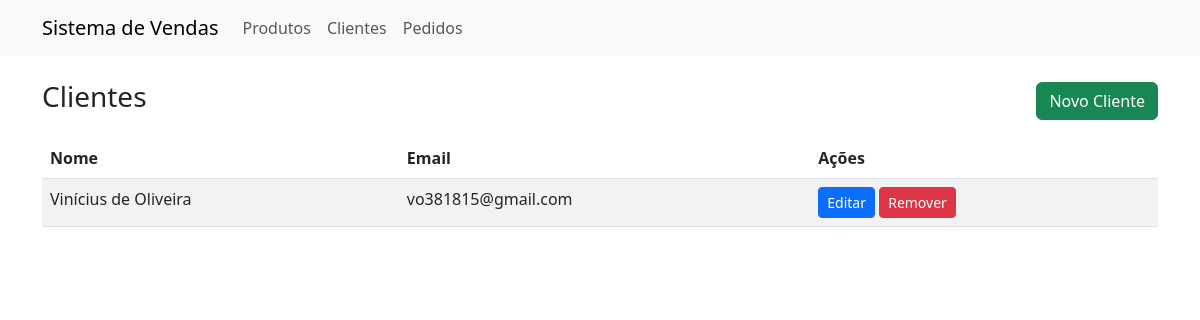
The app's page /clients, older data.
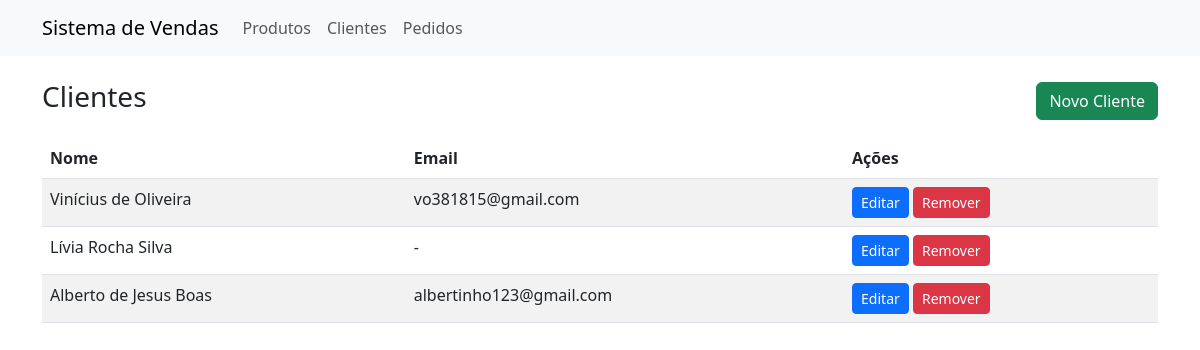
The same page, newer data.
### app.py (models this page shows)
class Client(db.Model):
    id = db.Column(db.Integer, primary_key=True)
    name = db.Column(db.String(120), nullable=False)
    email = db.Column(db.String(120), nullable=True)

### app.py (the view)
@app.route('/clients')
def clients():
    return render_template('clients.html', clients=Client.query.all())

### templates/clients.html
{% extends 'base.html' %}
{% block content %}
<div class="d-flex justify-content-between align-items-center mb-3">
  <h3>Clientes</h3>
  <a class="btn btn-success" href="{{ url_for('client_new') }}">Novo Cliente</a>
</div>
<table class="table table-striped">
  <thead><tr><th>Nome</th><th>Email</th><th>Ações</th></tr></thead>
  <tbody>
    {% for c in clients %}
    <tr>
      <td>{{ c.name }}</td>
      <td>{{ c.email or '-' }}</td>
      <td>
        <a class="btn btn-sm btn-primary" href="{{ url_for('client_edit', client_id=c.id) }}">Editar</a>
        <form method="post" action="{{ url_for('client_delete', client_id=c.id) }}" style="display:inline-block" onsubmit="return confirm('Remover cliente?')">
          <button class="btn btn-sm btn-danger">Remover</button>
        </form>
      </td>
    </tr>
    {% endfor %}
  </tbody>
</table>
{% endblock %}

Row changes from the older to the newer data that the page shows:
added Client: name "Lívia Rocha Silva", email "-"
added Client: name "Alberto de Jesus Boas", email "albertinho123@gmail.com"
